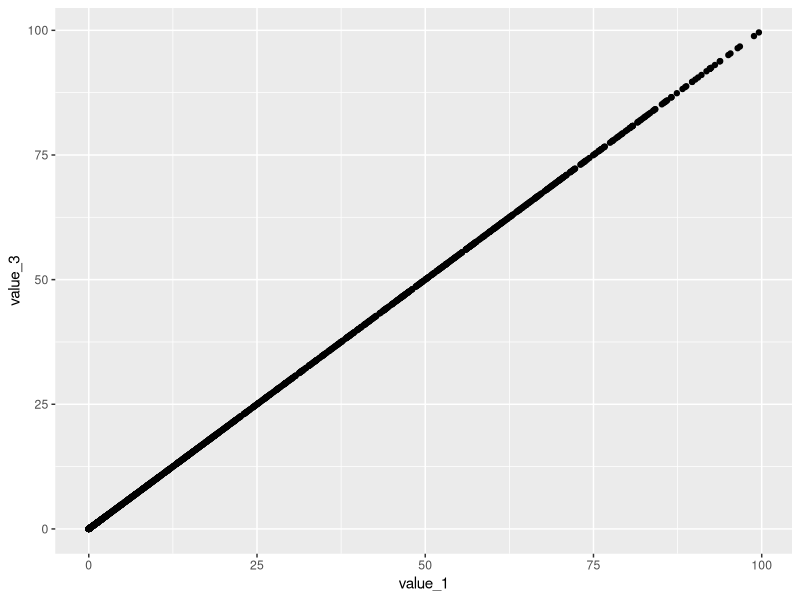
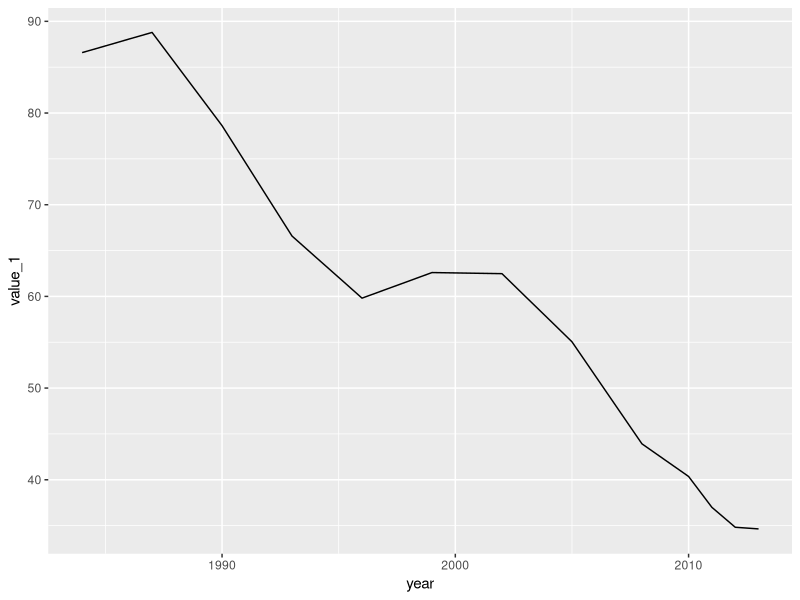
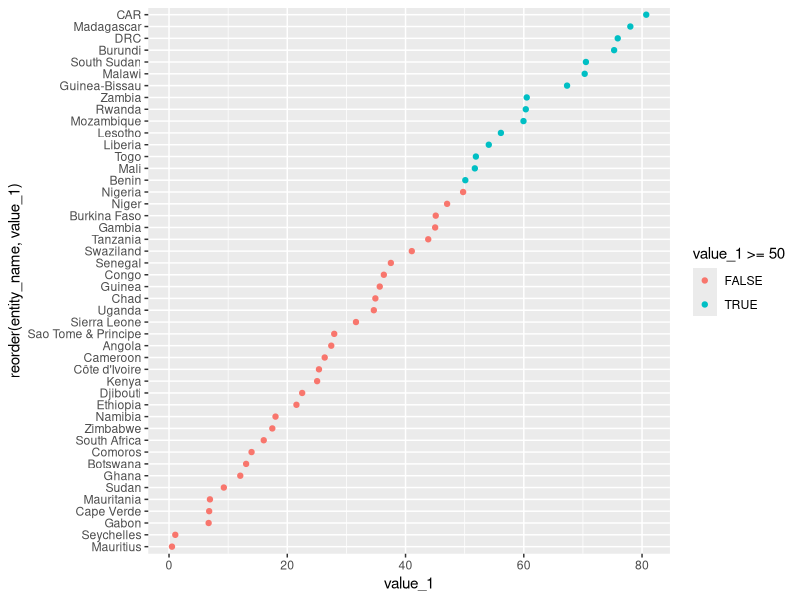
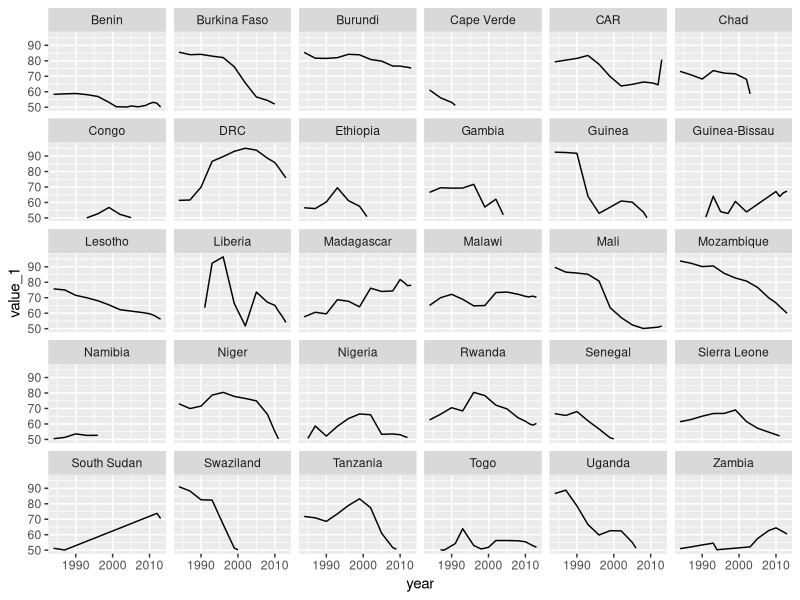

Write R code to recreate these figures, in order.
## ---- chunk 1
library(tidyverse)
## ---- chunk 2
df <- read_csv("./data/poverty-190/csv/poverty-190.csv")
df                                                         # 3900 rows : 30 years x 130 countries

entity <- read_csv("./data/poverty-190/csv/entity.csv")
entity
## ---- chunk 3
# r interprets a variable containing a 'minus sign' as an expression. So (for `df`) need to change column headings `value-1`, `value-2`, `value-3`. And to be able to do that, need to surround them with ticks

df <- df %>% dplyr::rename(entity_name = `entity-name`, value_1 = `value-1`, value_2 = `value-2`, value_3 = `value-3`)

entity <- entity %>% dplyr::rename(long_name = `long-name`, iso_alpha_2 = `iso-alpha-2`, iso_alpha_3 = `iso-alpha-3`, income_group = `income-group`, dac_id = `dac-id`, donor_recipient_type = `donor-recipient-type`, has_domestic_data = `has-domestic-data`)
## ---- chunk 4
df %>% count(id)                    # 130 rows
df %>% filter(is.na(value_1))       # 6 rows (Solomon Islands : 1984-1989)

entity %>% count(id)                # 333 rows (assume the 130 countries in `df` and 203 'other')
entity %>% count(id) %>% count(n)   # 1 row (ie. there were no duplications in the 333 rows)
entity %>% count(type)
## ---- chunk 5
df %>%
  ggplot(aes(value_1, value_3)) +
  geom_point()                                    # `value_3` matches `value_1` or is `NA` ...!?

df %>% filter(entity_name == "Uganda") %>%
  ggplot(aes(year, value_1)) +
  geom_line()
## ---- chunk 6
joined <- df %>%
  left_join(entity, by = "id")

joined                                      # 3900 rows x 18 columns
## ---- chunk 7
joined %>% filter(region == "south-of-sahara", year == 2013) %>%
  ggplot(aes(x = reorder(entity_name, value_1), y = value_1, colour = value_1 >= 50)) +
  geom_point() +
  coord_flip()
## ---- chunk 8
joined %>% filter(region == "south-of-sahara", value_1 >= 50) %>%
  ggplot(aes(x = year, y = value_1)) +
  geom_line() +
  facet_wrap(~ entity_name)
